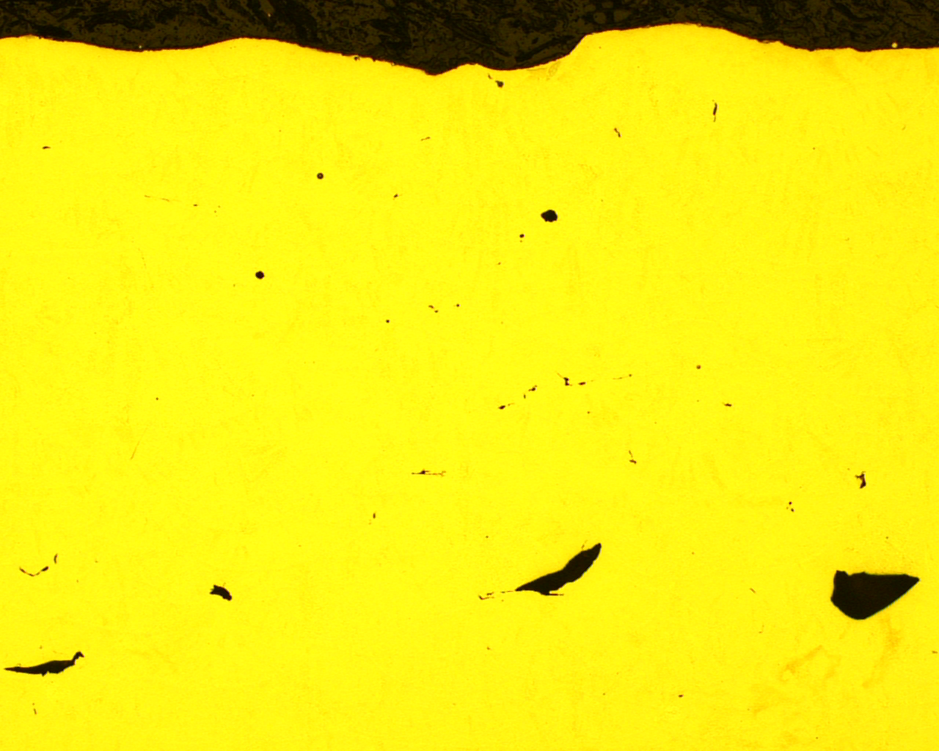
#> input picture Data/Trial/H6/A1H6COL_10X_BF_ZUYL_14.tif, 939 x 751 px, shrunk from 1280 x 1024 before the run, found by its file name
$ jupyter execute color_spaces.ipynb
#> lines starting #> are read from the running program, lines starting #| are printed output that depends on the picture; after the words box and inside, x2 and y2 are one past the last pixel; in counts of white or black regions, pixels touching at a corner belong together
<a href="https://colab.research.google.com/github/cabroderick/ML-AM-MQP/blob/main/color_spaces.ipynb" target="_parent"></a>

**Simple color segmentation for AM part scans**

https://realpython.com/python-opencv-color-spaces/

[cell 1]
import matplotlib.pyplot as plt
import numpy as np
import cv2
import tifffile as tiff
from google.colab import drive
from matplotlib.colors import hsv_to_rgb

[cell 2]
flags = [i for i in dir(cv2) if i.startswith('COLOR_')]
len(flags)
flags[40]

[cell 3]
drive.mount('/content/drive')
directory = '/content/drive/My Drive/MQP/Trial/H6'

[cell 4]
# load example image
exampleImg = tiff.imread('/content/drive/My Drive/MQP/Trial/H6/A1H6COL_10X_BF_ZUYL_14.tif')
#> exampleImg is the input picture: shape (751, 939, 3); mean R, G, B 239.4, 231.6, 18.5
plt.imshow(exampleImg)
plt.show()

[cell 5]
# set color threshholds and visualize
pure_black = (0, 0, 0)
feature_black = (44, 255, 60)

lo_square = np.full((10, 10, 3), pure_black, dtype=np.uint8) / 255.0
do_square = np.full((10, 10, 3), feature_black, dtype=np.uint8) / 255.0

plt.subplot(1,2,1)
plt.imshow(hsv_to_rgb(lo_square))
plt.subplot(1,2,2)
plt.imshow(hsv_to_rgb(do_square))
plt.show()
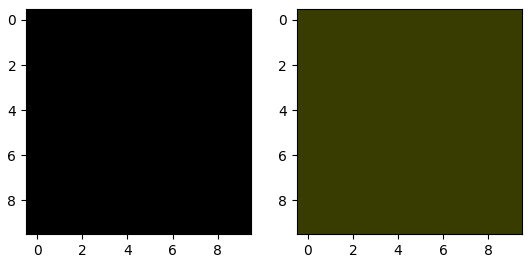
#> figure drawn by matplotlib, 2 panels

[cell 6]
# apply mask and display results
hsv_img = cv2.cvtColor(exampleImg, cv2.COLOR_RGB2HSV)
#> hsv_img: shape (751, 939, 3); mean H, S, V 28.5, 236.3, 239.4
mask = cv2.inRange(hsv_img, pure_black, feature_black)
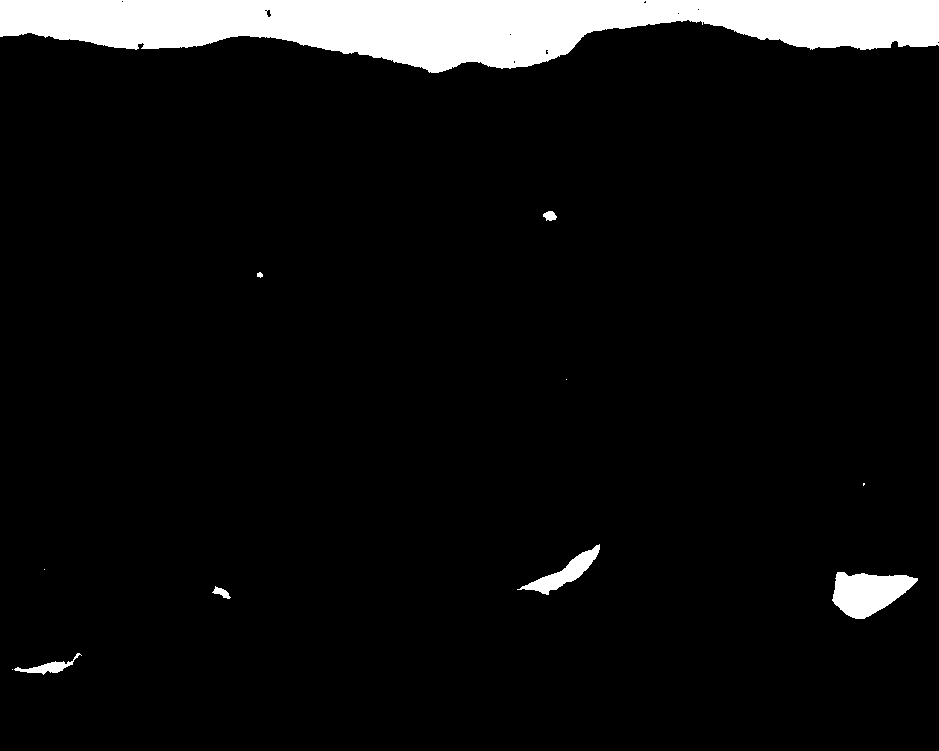
#> mask: shape (751, 939); 6.7% white; 11 white regions (4 under 20 px), largest, box (x1, y1, x2, y2) and area: (0, 0, 939, 73) 42568, (832, 572, 918, 619) 2627, (517, 544, 600, 595) 1175
result = cv2.bitwise_and(exampleImg, exampleImg, mask=mask)
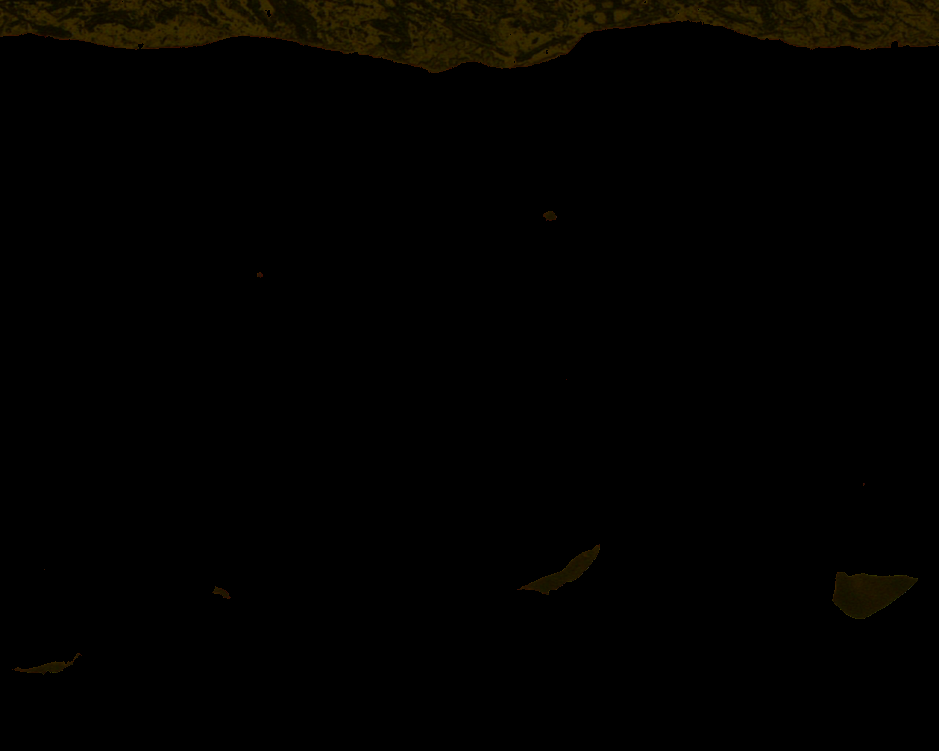
#> result: shape (751, 939, 3); mean R, G, B 2.2, 1.6, 0
blur = cv2.GaussianBlur(mask, (7,7), 0)


plt.imshow(mask, cmap='gray')
ax = plt.gca()
ax.axes.xaxis.set_visible(False)
ax.axes.yaxis.set_visible(False)
type(mask)

$ run again, with Data/Trial/H6/A1H6COL_10X_BF_ZUYL_16.tif copied over Data/Trial/H6/A1H6COL_10X_BF_ZUYL_14.tif
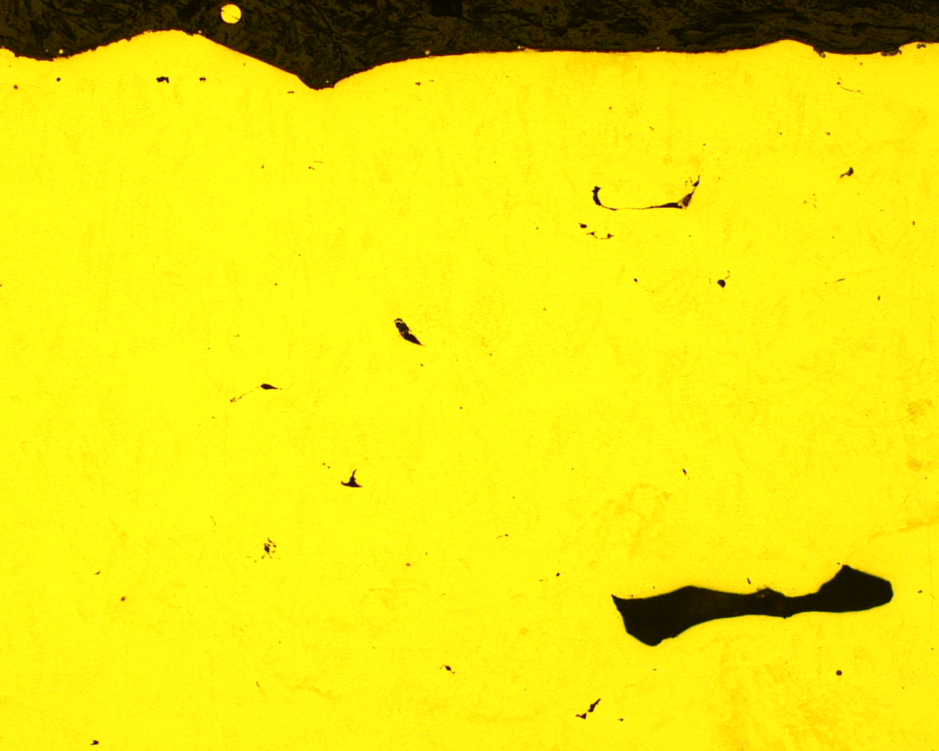
#> input picture Data/Trial/H6/A1H6COL_10X_BF_ZUYL_16.tif, 939 x 751 px, shrunk from 1280 x 1024 before the run, found by its file name
#> exampleImg is the input picture: shape (751, 939, 3); mean R, G, B 236.3, 227.4, 17.4
#> hsv_img: shape (751, 939, 3); mean H, S, V 28.3, 237.4, 236.3
#> `mask = cv2.inRange(hsv_img, pure_black, feature_black)`:
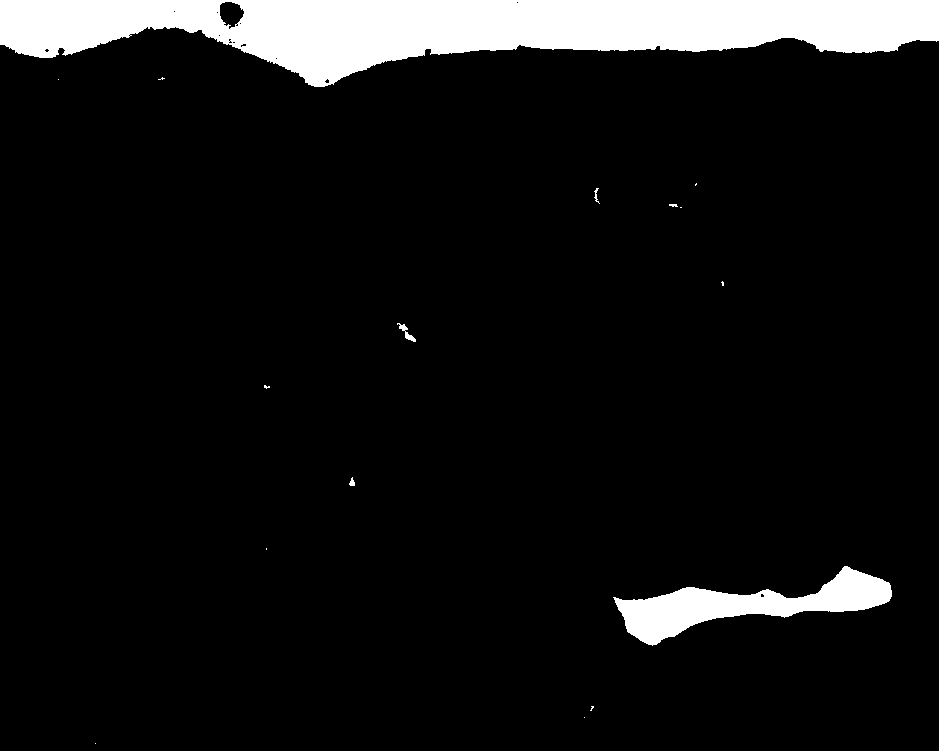
#> mask: shape (751, 939); 7.9% white; 16 white regions (10 under 20 px), largest, box (x1, y1, x2, y2) and area: (0, 0, 939, 87) 47290, (613, 566, 892, 646) 8240, (397, 323, 416, 342) 106, (594, 188, 600, 204) 34, (349, 477, 355, 486) 34, (669, 204, 678, 207) 21
#> `result = cv2.bitwise_and(exampleImg, exampleImg, mask=mask)`:
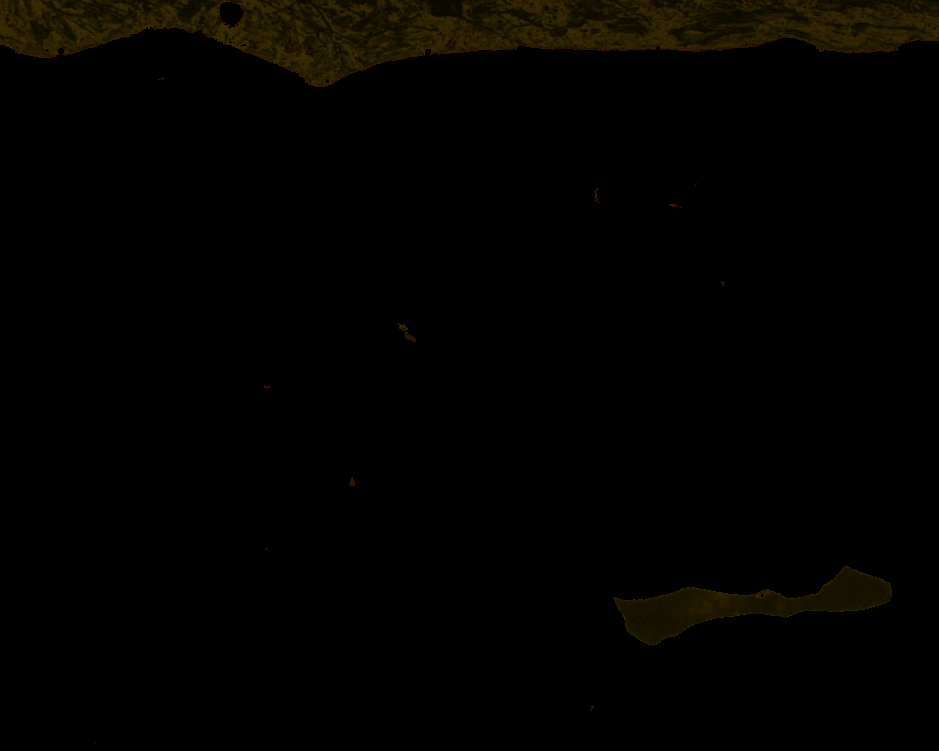
#> result: shape (751, 939, 3); mean R, G, B 2.6, 1.9, 0

$ run again, with Data/Trial/H6/A1H6COL_10X_BF_ZUYL_17.tif copied over Data/Trial/H6/A1H6COL_10X_BF_ZUYL_14.tif
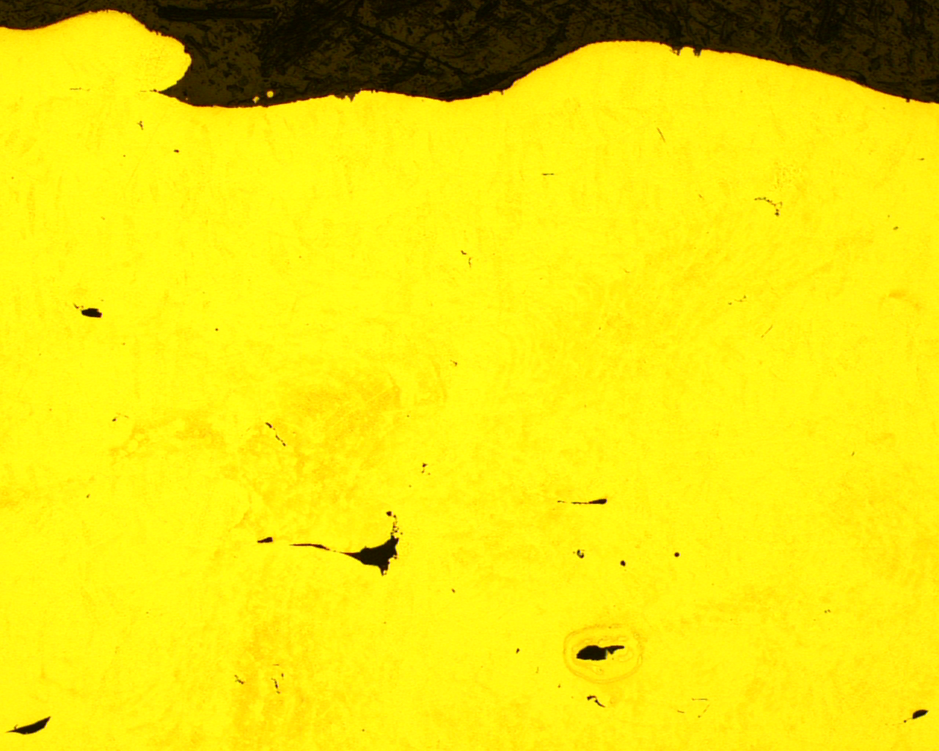
#> input picture Data/Trial/H6/A1H6COL_10X_BF_ZUYL_17.tif, 939 x 751 px, shrunk from 1280 x 1024 before the run, found by its file name
#> exampleImg is the input picture: shape (751, 939, 3); mean R, G, B 234.2, 223.7, 15.7
#> hsv_img: shape (751, 939, 3); mean H, S, V 28, 239.1, 234.2
#> `mask = cv2.inRange(hsv_img, pure_black, feature_black)`:
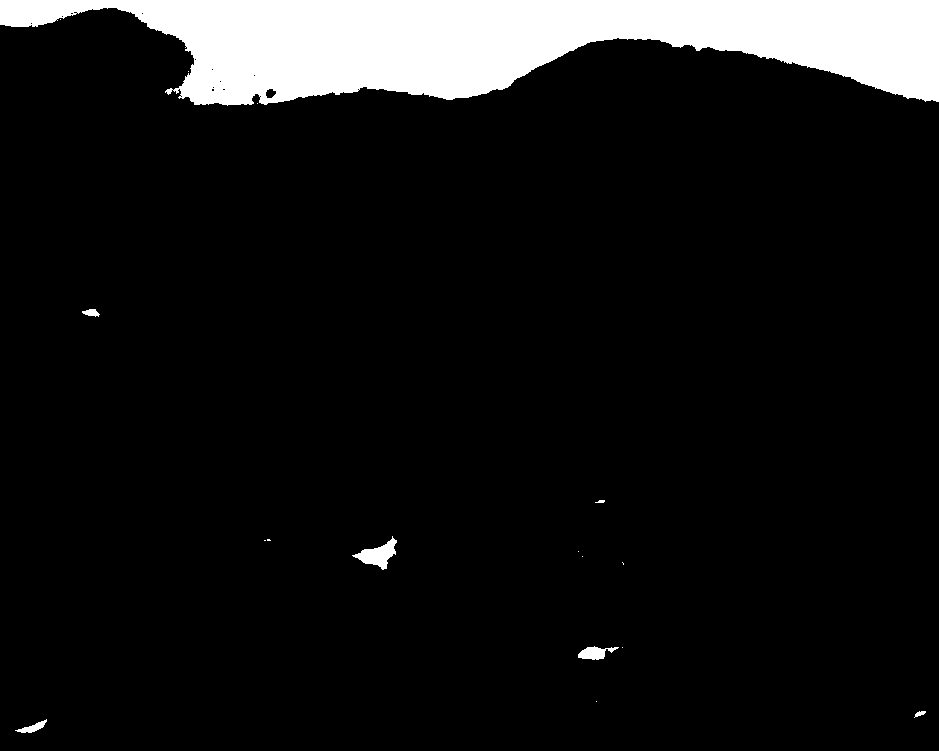
#> mask: shape (751, 939); 9% white; 17 white regions (10 under 20 px), largest, box (x1, y1, x2, y2) and area: (0, 0, 939, 106) 62149, (352, 536, 397, 570) 644, (578, 646, 619, 660) 320
#> `result = cv2.bitwise_and(exampleImg, exampleImg, mask=mask)`:
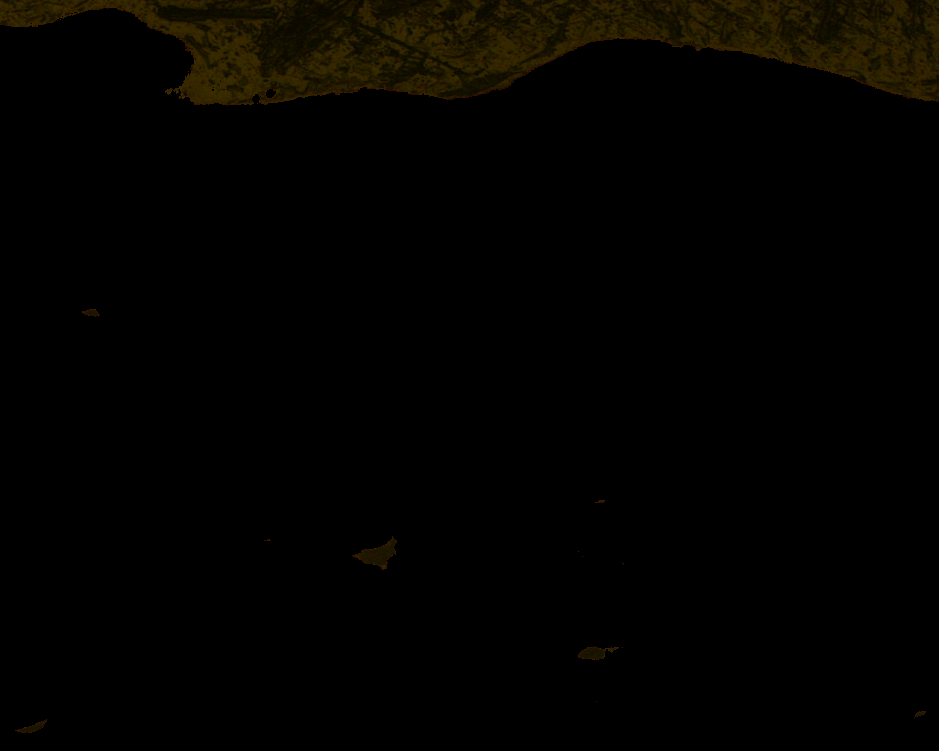
#> result: shape (751, 939, 3); mean R, G, B 3.1, 2.2, 0
